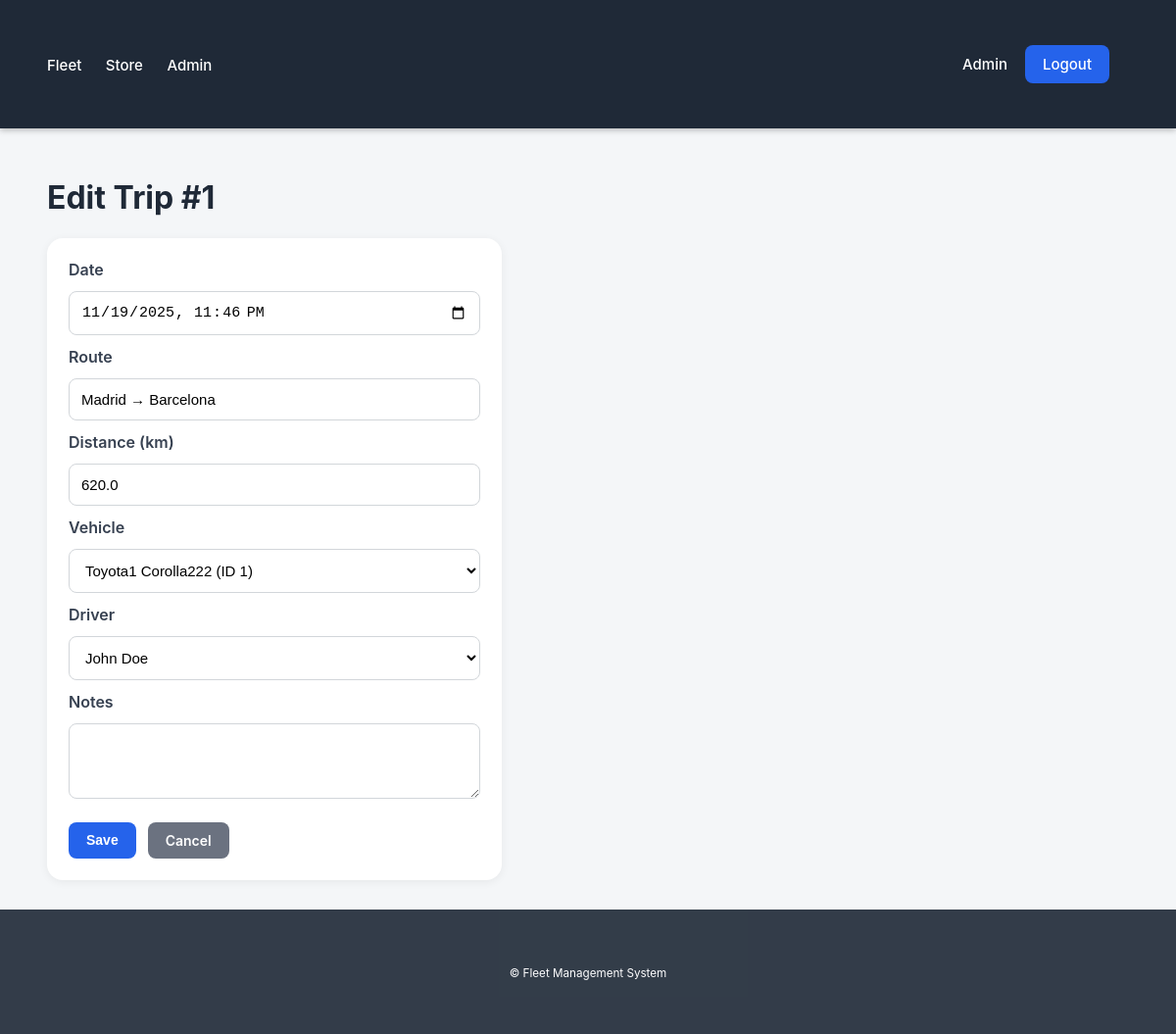
/admin/edit_trip/1 (signed in), run on the app's committed database.
### app/models/trip.py (models this page shows, shortened)
class Trip(db.Model):
    __tablename__ = 'trips'
    id = db.Column(db.Integer, primary_key=True)
    date = db.Column(db.DateTime, default=datetime.utcnow)
    route = db.Column(db.String(255), nullable=False)
    distance_km = db.Column(db.Float, nullable=True)
    vehicle_id = db.Column(db.Integer, db.ForeignKey('vehicles.id'), nullable=False)
    driver_id = db.Column(db.Integer, db.ForeignKey('drivers.id'), nullable=False)
    def to_dict(self):
        return {
            "id": self.id,
            "route": self.route,
            "distance_km": self.distance_km if self.distance_km is not None else "",
            "date": self.date.strftime("%Y-%m-%d") if self.date else "",
            "vehicle_id": self.vehicle_id,
            "driver_id": self.driver_id,
        }

### app/models/vehicle.py (models this page shows, shortened)
class Vehicle(db.Model):
    __tablename__ = 'vehicles'
    id = db.Column(db.Integer, primary_key=True)
    brand = db.Column(db.String(120), nullable=False)
    model = db.Column(db.String(120), nullable=False)
    year = db.Column(db.Integer, nullable=False)
    vin = db.Column(db.String(100), unique=True, nullable=False)
    technical_state = db.Column(db.String(255), nullable=False)
    trips = db.relationship('Trip', backref='vehicle', cascade='all, delete-orphan', lazy=True)
    maintenances = db.relationship('Maintenance', backref='vehicle', cascade='all, delete-orphan', lazy=True)
    expenses = db.relationship('Expense', backref='vehicle', cascade='all, delete-orphan', lazy=True)

### app/models/driver.py (models this page shows, shortened)
class Driver(db.Model):
    __tablename__ = 'drivers'
    id = db.Column(db.Integer, primary_key=True)
    full_name = db.Column(db.String(150), nullable=False)
    license_number = db.Column(db.String(100), unique=True, nullable=False)
    experience_years = db.Column(db.Integer, nullable=False)
    medical_check = db.Column(db.String(120), nullable=False)   # або Date — як захочеш
    trips = db.relationship(
        'Trip',
        backref='driver',
        cascade='all, delete-orphan',
        lazy=True
    )

### app/controllers/admin_controller.py (the view, shortened to what this page needs)
@admin_bp.route("/edit_trip/<int:tid>", methods=["GET", "POST"])
@admin_only
def edit_trip(tid):
    trip = TripService.get_by_id(tid)
    vehicles = _normalize_list(VehicleService.get_all())
    drivers = _normalize_list(DriverService.get_all())
    return render_template(
        "Admin/edit_trip.html",
        trip=trip,
        vehicles=vehicles,
        drivers=drivers,
        form=trip.to_dict() if trip else {},
    )

### app/controllers/admin_controller.py (called while the page is built)
def admin_only(func):
    @wraps(func)
    def wrapper(*args, **kwargs):
        if "user_id" not in session:
            flash("Login required!", "warning")
            return redirect(url_for("auth.login"))
        if session.get("role") != "admin":
            flash("Access denied!", "danger")
            return redirect(url_for("store.dashboard"))
        return func(*args, **kwargs)
    return wrapper

def _normalize_list(res):
    if isinstance(res, tuple) and len(res) == 2:
        return res[0]
    return res

### app/repositories/driver_repository.py (called while the page is built)
    @staticmethod
    def get_all(query=None, page=None, per_page=None):
        q = Driver.query
        if query:
            search = f"%{query}%"
            q = q.filter(
                Driver.full_name.ilike(search)
            )
        if page and per_page:
            pag = q.order_by(Driver.id).paginate(page=page, per_page=per_page, error_out=False)
            return pag.items, pag.pages
        items = q.order_by(Driver.id).all()
        return items, 1

### app/repositories/trip_repository.py (called while the page is built)
    @staticmethod
    def get_by_id(trip_id):
        return Trip.query.get(trip_id)

### app/repositories/vehicle_repository.py (called while the page is built, shortened)
    @staticmethod
    def get_all(query=None, page=None, per_page=None):
        q = Vehicle.query
        if page and per_page:
            pag = q.order_by(Vehicle.id).paginate(page=page, per_page=per_page, error_out=False)
            return pag.items, pag.pages
        items = q.order_by(Vehicle.id).all()
        return items, 1

### app/services/driver_service.py (called while the page is built)
    @staticmethod
    def get_all(query=None, page=None, per_page=None):
        return DriverRepository.get_all(query=query, page=page, per_page=per_page)

### app/services/trip_service.py (called while the page is built)
    @staticmethod
    def get_by_id(tid):
        return TripRepository.get_by_id(tid)

### app/services/vehicle_service.py (called while the page is built)
    @staticmethod
    def get_all(query=None, page=None, per_page=None):
        return VehicleRepository.get_all(query=query, page=page, per_page=per_page)

### app/templates/Admin/edit_trip.html (shortened to what this page needs)
{% extends 'base.html' %}
{% block content %}
<h1>Edit Trip #{{ trip.id }}</h1>
<form method="post" class="form-card">
  <label>Date</label>
  <input name="date" type="datetime-local" required
         value="{{ trip.date.strftime('%Y-%m-%dT%H:%M') if trip.date else '' }}">
  <label>Route</label>
  <input name="route" required value="{{ form.route or trip.route }}">
  <label>Distance (km)</label>
  <input name="distance_km" type="number" min="0" step="0.1" required
         value="{{ form.distance_km or trip.distance_km }}">
  <label>Vehicle</label>
  <select name="vehicle_id" required>
    {% for v in vehicles %}
      <option value="{{ v.id }}"
        {% if v.id == trip.vehicle_id %}selected{% endif %}>
        {{ v.brand }} {{ v.model }} (ID {{ v.id }})
      </option>
    {% endfor %}
  </select>
  <label>Driver</label>
  <select name="driver_id" required>
    {% for d in drivers %}
      <option value="{{ d.id }}"
        {% if d.id == trip.driver_id %}selected{% endif %}>
        {{ d.full_name }}
      </option>
    {% endfor %}
  </select>
  <label>Notes</label>
  <textarea name="notes" rows="3">{{ form.notes or trip.notes }}</textarea>
  <div class="form-row" style="margin-top:12px;">
    <button class="button" type="submit">Save</button>
    <a class="button" style="background:#6b7280;" href="{{ url_for('admin.manage_trips') }}">
      Cancel
    </a>
  </div>
</form>
{% endblock %}

### app/static/css/style.css (style rules this page uses)
html, body { height: 100%; }
body { margin: 0; padding: 0; font-family: -apple-system, BlinkMacSystemFont, "Segoe UI", Roboto, Arial, sans-serif; background: #f4f6f8; color: #1f2937; display: flex; flex-direction: column; }
* { transition: 0.15s ease; }
.button { padding: 10px 18px; border-radius: 8px; background: #2563eb; color: white; text-decoration: none; font-weight: 600; font-size: 14px; display: inline-block; border: none; cursor: pointer; }
.form-card { background: white; padding: 22px; border-radius: 16px; width: 420px; box-shadow: 0 2px 10px rgba(0,0,0,0.06); display: flex; flex-direction: column; gap: 12px; }
.form-card label { font-weight: 600; color: #374151; }
.form-card input, .form-card select, .form-card textarea { padding: 12px; border-radius: 8px; border: 1px solid #d2d6da; font-size: 15px; background: #fff; }
.form-row { display: flex; gap: 12px; }

### data on the page
Trip: id "1", date "11/19/2025 23:46", route "Madrid → Barcelona", distance_km "620.0", vehicle_id "Toyota1 Corolla222 (ID 1)", driver_id "John Doe"

### other printed values
{{ session.get('user_name') }} "Admin"
